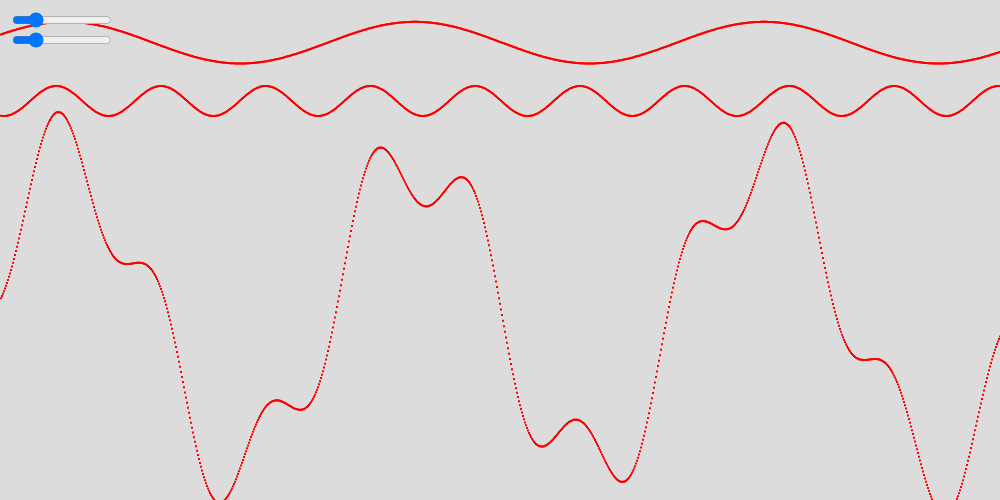
Frame 1 (no input)
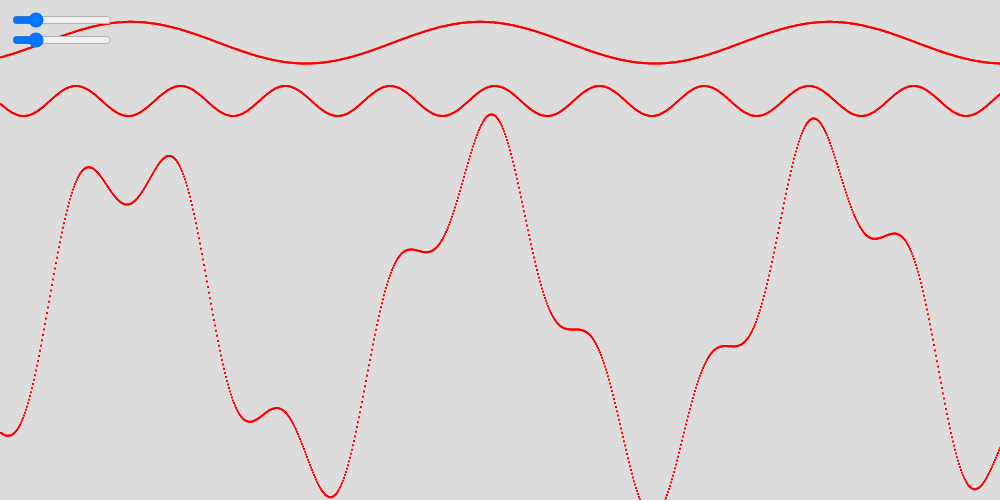
Frame 60 (no input)
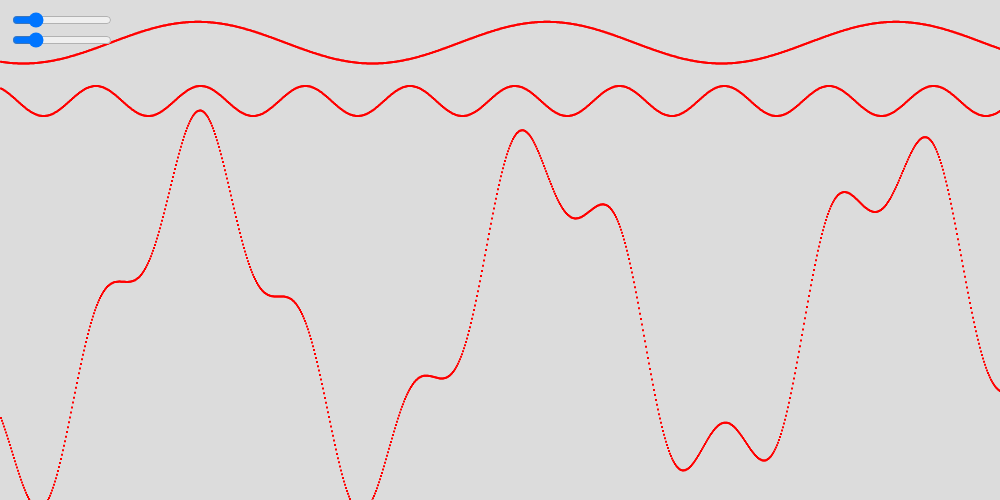
Frame 120 (the mouse pressed at the canvas centre since frame 60)

The p5.js sketch that drew these frames (run headless with seeded random() and noise() and a simulated clock; from frame 60 on, the mouse is pressed at the canvas centre):

// p5.js sketch
// ── sketch.js
let slider1, slider2 


function setup() {
	createCanvas(1000, 500);
	
	slider1 = createSlider(0,255);
	slider1.position(10, 10);
	slider1.size(100);
	
	slider2 = createSlider(0, 255);
	slider2.position(10, 30);
	slider2.size(100);
}
  
  function draw() {
	background(220);
	let a = slider1.value();
	let b = slider2.value();
  
  
	let mx = 10;
	let my = 2;
  
	let numero_di_punti = 1000;
  
	noStroke();
  
	for (let i = 0; i < numero_di_punti; i++) {
	  let x = map(i, 0, numero_di_punti, -mx, mx);
  
	  let y1 = sin(x* 0.9 - frameCount/a);
	  let y2 = sin(x*3 - frameCount/b) * 0.3;
	  
  
	  let y_somma = y1 + y2;
  
	  let x_plot = map(x, -mx, mx, 0, width);
  
	  fill(255,0,0);
	  rect(x_plot, map(y1, -my, my, 0, height/6), 2, 2);
	 
	  fill(255,0,0);
	  rect(x_plot, map(y2, -my, my, 0, height/2.5),2, 2);
	  
	  //somma
	  fill(255,0,0);
	  rect(x_plot, map(y_somma, -my, my, 0, height/0.8), 2, 2);
	}
  }
  
// ── trasformata.html
<!DOCTYPE html>
<html lang="en">
<head>
	<meta charset="UTF-8">
	<meta name="viewport" content="width=device-width, initial-scale=1.0">
	<title>Trasformata di fourier
</title>
	<style>
		body {
			background-color: lightgray;
		}
	</style>
</head>
<body>
	<script src="https://cdnjs.cloudflare.com/ajax/libs/p5.js/1.4.0/p5.js"></script>
	<script src="sketch.js"></script>
	<script src="https://cdn.jsdelivr.net/npm/p5@1.9.2/lib/p5.js"></script>
</body>
</html>
